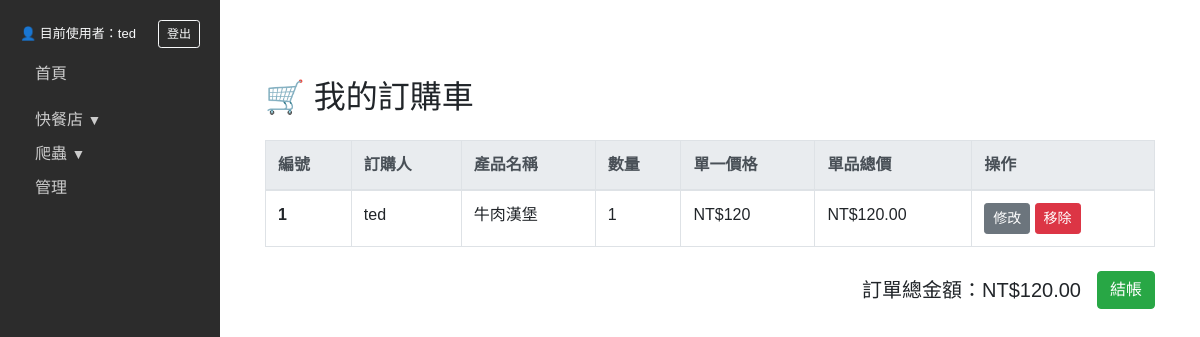
The page /webapp/cart (signed in) on the database its author committed.
### webapp/models/home.py (models this page shows, shortened)
class Navigation(models.Model):
    title = models.CharField(max_length=100, verbose_name="名稱")  # 顯示文字
    url = models.CharField(max_length=200, blank=True, verbose_name="連結")  # 對應連結
    order = models.PositiveIntegerField(default=0, verbose_name="排序")
    parent_id = models.PositiveIntegerField(default=0, verbose_name="父節點ID")

### webapp/models/shop.py (models this page shows, shortened)
class OrderProduct(models.Model):
    customer = models.ForeignKey(User, on_delete=models.CASCADE, verbose_name="訂購人")
    product_name = models.CharField(max_length=100, verbose_name="產品名稱")
    quantity = models.PositiveIntegerField(default=1, verbose_name="數量")
    price = models.IntegerField(default=0, verbose_name="單一價格(元)")
    total_price = models.DecimalField(max_digits=10, decimal_places=2, verbose_name="單品總價")
    ordered_at = models.DateTimeField(auto_now_add=True, verbose_name="訂購時間")

### webapp/views/cart.py (the view)
# urls.py: path('cart', cart.cart, name='cart'),
@login_required(login_url='/')
def cart(request):
    order_products = OrderProduct.objects.filter(customer=request.user)
    nav_items = get_navigation()
    total_amount = order_products.aggregate(Sum('total_price'))['total_price__sum'] or 0
    context = {
        'order_products': order_products,
        'nav_items': nav_items,
        'total_amount': total_amount
    }
    return render(request, 'webapp/cart.html', context)

### webapp/utils/home.py (called while the page is built)
def get_navigation():
    all_items = Navigation.objects.all().order_by("order")
    nav_dict = {}
    for item in all_items:
        nav_dict[item.id] = {"obj": item, "children": []}
    roots = []
    for item in all_items:
        if item.parent_id == 0:
            roots.append(nav_dict[item.id])
        else:
            nav_dict[item.parent_id]["children"].append(nav_dict[item.id])
    return roots

### templates/webapp/cart.html (shortened to what this page needs)
{% extends 'webapp/home.html' %}
{% block content %}
<div class="container mt-5">
  <h2 class="mb-4">🛒 我的訂購車</h2>
  {% if order_products %}
    <table class="table table-bordered table-hover">
      <thead class="thead-light">
        <tr>
          <th scope="col">編號</th>
          <th scope="col">訂購人</th>
          <th scope="col">產品名稱</th>
          <th scope="col">數量</th>
          <th scope="col">單一價格</th>
          <th scope="col">單品總價</th>
          <th scope="col">操作</th>
        </tr>
      </thead>
      <tbody>
            {% for item in order_products %}
        <tr data-item-id="{{ item.id }}">
          <th scope="row">{{ forloop.counter }}</th>
          <td>{{ item.customer }}</td>
          <td>{{ item.product_name }}</td>
          <td>
            <span class="quantity-text">{{ item.quantity }}</span>
          </td>
          <td>NT${{ item.price }}</td>
          <td class="total-price">NT${{ item.total_price }}</td>
          <td>
            <button type="button" class="btn btn-sm btn-secondary edit-btn">修改</button>
            <button type="button" class="btn btn-sm btn-danger remove-btn">移除</button>
          </td>
        </tr>
        {% endfor %}
      </tbody>
    </table>
    <div class="d-flex justify-content-end align-items-center mt-4">
      <h5 id="order-total" class="mb-0" style="margin-right: 1rem;">
        訂單總金額：NT${{ total_amount|floatformat:2 }}
      </h5>
      <a href="#" id="checkout-btn" class="btn btn-success">結帳</a>
    </div>
  {% else %}
    <div class="alert alert-info" role="alert">
      您的訂購車目前是空的。
    </div>
  {% endif %}
</div>
{% endblock %}

### templates/webapp/home.html (shortened to what this page needs)
<!DOCTYPE html>
<html lang="zh-Hant">
<head>
    {% block head_extra %}
    <link href="https://cdn.jsdelivr.net/npm/bootstrap@4.6.2/dist/css/bootstrap.min.css" rel="stylesheet">
    {% endblock %}
    <link rel="stylesheet" href="https://unpkg.com/vue-easytable/libs/theme-default/index.css">
    <link rel="stylesheet" href="https://cdn.jsdelivr.net/npm/sweetalert2@11/dist/sweetalert2.min.css">
</head>
<body>
    <div class="layout-container">
        <div class="sidebar">
            {% if request.user.is_authenticated %}
              <div class="text-light mb-3 d-flex justify-content-between align-items-center" style="font-size: 13px;">
                  <span>👤 目前使用者：{{ request.user.username }}</span>
                  <form action="{% url 'logout' %}" method="post" style="margin: 0;">
                      <button type="submit" class="btn btn-outline-light btn-sm" style="font-size: 12px;">登出</button>
                  </form>
              </div>
            {% endif %}
<ul>
            {% for node in nav_items %}
                <li>
                    {% if node.children %}
                        <span class="toggle-node" onclick="toggleChildren({{ node.obj.id }})">
                            {% if node.obj.order == 1 %}
                                <strong>{{ node.obj.title }}</strong>
                            {% else %}
                                {{ node.obj.title }}
                            {% endif %}
                        </span>
                    {% else %}
                        {% if node.obj.order == 1 %}
                            <h2><a href="{{ node.obj.url }}">{{ node.obj.title }}</a></h2>
                        {% else %}
                            <a href="{{ node.obj.url }}">{{ node.obj.title }}</a>
                        {% endif %}
                    {% endif %}
                </li>
            {% endfor %}
            </ul>
        </div>
        <div class="content">
            {% block content %}{% endblock %}
        </div>
    </div>
</body>
</html>

### templates/webapp/home.html (style rules this page uses)
body { margin: 0; font-family: Arial, sans-serif; background-color: #121212; color: white; }
.layout-container { display: flex; flex-direction: row; min-height: 100vh; align-items: stretch; }
.sidebar { width: 220px; background-color: #2c2c2c; padding: 20px; font-family: Arial, sans-serif; }
.sidebar a, .sidebar span.toggle-node { display: block; color: #ccc; text-decoration: none; margin-bottom: 10px; cursor: pointer; }
.sidebar h2 { margin-bottom: 25px; }
.sidebar ul { list-style: none; padding-left: 15px; }
.sidebar ul li a { font-size: 16px; margin-bottom: 8px; }
.content { flex-grow: 1; padding: 30px; background-color: #ffffff; color: #212529; }
.toggle-node::after { content: " ▼"; font-size: 14px; }

### rows shown on the page
Navigation: obj "首頁"
Navigation: obj "快餐店"
Navigation: obj "爬蟲"
Navigation: obj "管理"
OrderProduct: customer "ted", product_name "牛肉漢堡", quantity "1", price "120", total_price "120.00"

### other values the page prints
{{ request.user.username }} "ted"
{{ total_amount|floatformat:2 }} "120.00"
